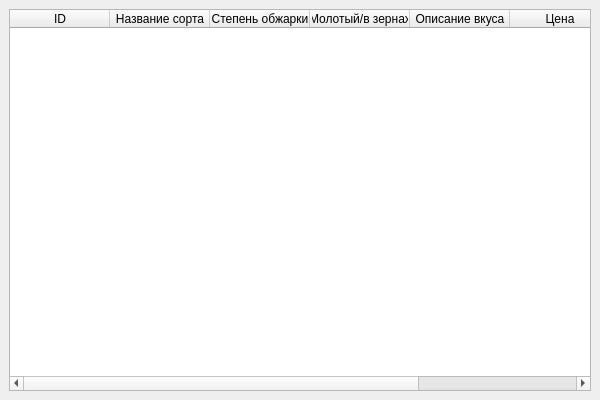
<?xml version="1.0" encoding="UTF-8"?>
<ui version="4.0">
 <class>MainWindow</class>
 <widget class="QMainWindow" name="MainWindow">
  <property name="geometry">
   <rect>
    <x>0</x>
    <y>0</y>
    <width>600</width>
    <height>400</height>
   </rect>
  </property>
  <widget class="QWidget" name="centralwidget">
   <layout class="QVBoxLayout" name="verticalLayout">
    <item>
     <widget class="QTableWidget" name="tableWidget">
      <column>
       <property name="text">
        <string>ID</string>
       </property>
      </column>
      <column>
       <property name="text">
        <string>Название сорта</string>
       </property>
      </column>
      <column>
       <property name="text">
        <string>Степень обжарки</string>
       </property>
      </column>
      <column>
       <property name="text">
        <string>Молотый/в зернах</string>
       </property>
      </column>
      <column>
       <property name="text">
        <string>Описание вкуса</string>
       </property>
      </column>
      <column>
       <property name="text">
        <string>Цена</string>
       </property>
      </column>
      <column>
       <property name="text">
        <string>Объем упаковки</string>
       </property>
      </column>
     </widget>
    </item>
   </layout>
  </widget>
 </widget>
 <resources/>
 <connections/>
</ui>
